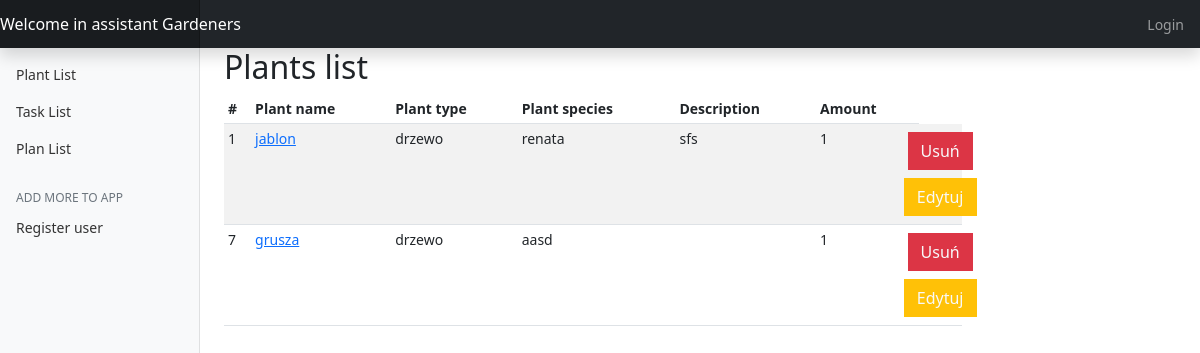
The page /plant_list on the database as committed earlier.
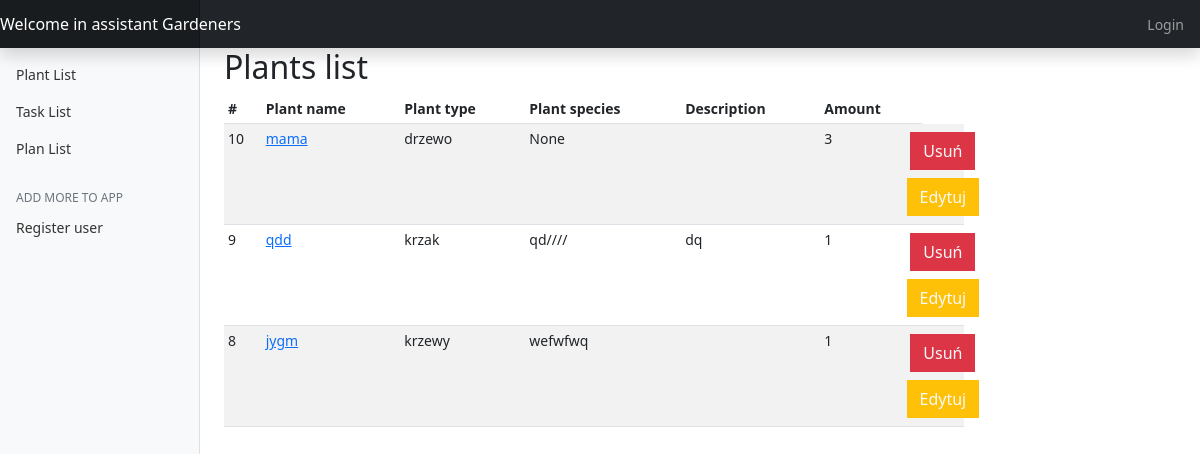
The same page on the database as committed later.
### garden_app/models.py (models this page shows, shortened)
class Plant(models.Model):
    name = models.CharField(max_length=60)
    species = models.CharField(null=True, blank=True, max_length=60)
    description = models.TextField(blank=True, null=True)
    amount = models.IntegerField(default=1)
    unit = models.ForeignKey(Unit, on_delete=models.CASCADE)
    type = models.ForeignKey(PlantType, on_delete=models.CASCADE)

class PlantType(models.Model):
    name = models.CharField(max_length=60)

### garden_app/views.py (the view)
# urls.py: path('plant_list', views.PlantListView.as_view(), name='plant_list'),
class PlantListView(View):
    def get(self, request):
        wiki_base_url = "https://pl.wikipedia.org/w/index.php"
        plants = Plant.objects.all().order_by('type__name')
        return render(request, 'plant_list.html', {'plants': plants, "wiki_base_url": wiki_base_url})

### templates/plant_list.html (shortened to what this page needs)
{% extends 'base.html' %}
{% load static %}
{% block table %}
    <main role="main" class="col-md-9 ml-sm-auto col-lg-10 px-4">
    <h2>Plants list</h2>
      <div class="table-responsive">
        <table class="table table-striped table-sm">
          <thead>
            <tr>
              <th>#</th>
              <th>Plant name</th>
              <th>Plant type</th>
              <th>Plant species</th>
              <th>Description</th>
              <th>Amount</th>
            </tr>
          </thead>
          <tbody>
          {% for plant in plants %}
            <tr>
              <td>{{ plant.id }}</td>
                <td><a href="{{ wiki_base_url }}?search={{ plant.name }}">{{ plant.name }}</a></td>
                <td>{{ plant.type.name }}</td>
              <td>{{ plant.species }}</td>
              <td>{{ plant.description }}</td>
              <td>{{ plant.amount }}</td>
              <td class="col-2 d-flex align-items-center justify-content-center flex-wrap">
                    <a href="/plant_list/delete/{{ plant.id }}
                            "class="btn btn-danger rounded-0 text-light m-1">Usuń</a>
                    <a href="/plant_list/update/{{ plant.id }}"
                       class="btn btn-warning rounded-0 text-light m-1">Edytuj</a>
                </td>
            </tr>
          {% endfor %}
          </tbody>
        </table>
      </div>
    </main>
{% endblock %}

### templates/base.html (shortened to what this page needs)
{% load static %}
<!doctype html>
<html lang="en">
  <head>
  <link href="{% static 'bootstrap-5.2.2-dist/css/bootstrap.css' %}" rel="stylesheet">
  {% block css %}
  <link href="{% static 'bootstrap-5.2.2-dist/css/garden.css' %}" rel="stylesheet">
  {% endblock %}
  </head>
  <body>
  <nav class="navbar navbar-dark fixed-top bg-dark flex-md-nowrap p-0 shadow" class="container">
    <a class="navbar-brand col-sm-3 col-md-2 mr-0" href="{% url 'base_view' %}">Welcome in assistant Gardeners</a>
    <ul class="navbar-nav px-3">
      <li class="nav-item text-nowrap">
        {% if user.is_authenticated %}
          <a class="nav-link" href="{% url 'logout' %}">Logout</a>
        {% else %}
          <a class="nav-link" href="{% url 'login' %}">Login</a>
        {% endif %}
      </li>
    </ul>
  </nav>
    <div class="container-fluid">
  <div class="row">
    <nav class="col-md-2 d-none d-md-block bg-light sidebar">
      <div class="sidebar-sticky">
        <ul class="nav flex-column">
         <li class="nav-item">
            <a class="nav-link" href="{% url 'plant_list' %}">
              Plant List
            </a>
         </li>
         <li class="nav-item">
            <a class="nav-link" href="{% url 'task_list' %}">
              Task List
            </a>
          </li>
          <li class="nav-item">
            <a class="nav-link" href="{% url 'plan_list' %}">
              Plan List
            </a>
          </li>
         <h6 class="sidebar-heading d-flex justify-content-between align-items-center px-3 mt-4 mb-1 text-muted">
          <span>Add more to app</span>
        </h6>
          {% if user.is_authenticated %}
        <ul class="nav flex-column mb-2">
          <li class="nav-item">
            <a class="nav-link" href="{%  url 'add_plant' %}">
              <span data-feather="plus-square"></span>
                Add plant
            </a>
          </li>
          <li class="nav-item">
            <a class="nav-link" href="{%  url 'add_unit' %}">
              <span data-feather="plus-square"></span>
                Add unit
            </a>
          </li>
          <li class="nav-item">
            <a class="nav-link" href="{% url 'add_type' %}">
              <span data-feather="plus-square"></span>
              Add plant Type
            </a>
          </li>
          <li class="nav-item">
            <a class="nav-link" href="{% url 'add_task' %}">
              <span data-feather="plus-square"></span>
              Add task
            </a>
          </li>
          <li class="nav-item">
            <a class="nav-link" href="{% url 'add_plan' %}">
              <span data-feather="plus-square"></span>
             Add Plan
            </a>
          </li>
          {% else %}
            <li class="nav-item">
            <a class="nav-link" href="{% url 'register_user' %}">
              Register user
            </a>
          </li>
          {% endif %}
        </ul>
      </div>
    </nav>
    {% block table %}
    {% endblock %}
  </div>
</div>
</body>
</html>

Rows that differ between the two databases and show on the page:
removed Plant: id "1", name "jablon", type.name "drzewo", species "renata", description "sfs", amount "1"
removed Plant: id "7", name "grusza", type.name "drzewo", species "aasd", amount "1"
added Plant: id "10", name "mama", type.name "drzewo", species "None", amount "3"
added Plant: id "9", name "qdd", type.name "krzak", species "qd////", description "dq", amount "1"
added Plant: id "8", name "jygm", type.name "krzewy", species "wefwfwq", amount "1"
